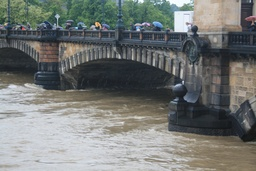
#> input picture src/flood_75.jpg, 256 x 171 px, shrunk from 1920 x 1280 before the run
$ python segementv2.py
#> lines starting #> are read from the running program, lines starting #| are printed output that depends on the picture
import numpy as np
import matplotlib.pyplot as plt
from sklearn.cluster import KMeans
from sklearn.metrics import silhouette_score
from skimage import io
from skimage.color import rgb2lab, lab2rgb  # Import lab2rgb directly
import cv2
from PIL import Image

def segment_image_with_kmeans(image_path, k_range=(2, 10), random_state=42):
    """
    Segment an image using K-means clustering with automatic K selection based on silhouette score.

    Parameters:
    -----------
    image_path : str
        Path to the input image
    k_range : tuple
        Range of K values to try (min, max)
    random_state : int
        Random seed for reproducibility

    Returns:
    --------
    segmented_image : numpy.ndarray
        The segmented image where each pixel is replaced with its cluster center
    best_k : int
        The optimal number of clusters
    silhouette_scores : dict
        Dictionary of silhouette scores for each K value
    """
    # Read the image
    img = io.imread(image_path)

    # Reshape the image to a 2D array of pixels
    height, width, channels = img.shape
    pixels = img.reshape(-1, channels)

    # Convert to LAB color space (better for color segmentation)
    pixels_lab = rgb2lab(pixels.reshape(-1, 3).astype(float) / 255.0)

    # Try different K values and compute silhouette scores
    silhouette_scores = {}
    labels_dict = {}
    kmeans_dict = {}

    for k in range(k_range[0], k_range[1] + 1):
        print(f"Trying K = {k}...")

        # Apply K-means clustering
        kmeans = KMeans(n_clusters=k, random_state=random_state, n_init=10)
        labels = kmeans.fit_predict(pixels_lab)

        # Calculate silhouette score if k > 1
        if k > 1:
            # Use a subset of pixels for silhouette calculation if the image is large
            sample_size = min(10000, len(pixels_lab))
            indices = np.random.choice(len(pixels_lab), sample_size, replace=False)
            score = silhouette_score(pixels_lab[indices], labels[indices])
            silhouette_scores[k] = score
            print(f"K = {k}, Silhouette Score = {score:.4f}")
        else:
            silhouette_scores[k] = -1  # Invalid score for k=1

        labels_dict[k] = labels
        kmeans_dict[k] = kmeans

    # Find the K with the highest silhouette score
    best_k = max(silhouette_scores, key=silhouette_scores.get)
    print(f"Best K = {best_k} with Silhouette Score = {silhouette_scores[best_k]:.4f}")

    # Get the labels and cluster centers for the best K
    labels = labels_dict[best_k]
    kmeans = kmeans_dict[best_k]

    # Convert cluster centers back to RGB
    centers = kmeans.cluster_centers_
    centers_rgb = (np.clip(lab2rgb(centers.reshape(-1, 1, 3)), 0, 1) * 255).astype(np.uint8)  # Fixed line
    centers_rgb = centers_rgb.reshape(-1, 3)

    # Create segmented image by replacing each pixel with its corresponding cluster center
    segmented_pixels = centers_rgb[labels]
    segmented_image = segmented_pixels.reshape(height, width, channels)

    return segmented_image, best_k, silhouette_scores

def plot_results(original_image, segmented_image, silhouette_scores, best_k):
    """
    Plot the original image, segmented image, and silhouette scores.
    """
    plt.figure(figsize=(15, 10))

    # Plot original image
    plt.subplot(1, 3, 1)
    plt.imshow(original_image)
    plt.title('Original Image')
    plt.axis('off')

    # Plot segmented image
    plt.subplot(1, 3, 2)
    plt.imshow(segmented_image)
    plt.title(f'Segmented Image (K = {best_k})')
    plt.axis('off')

    # Plot silhouette scores
    plt.subplot(1, 3, 3)
    k_values = list(silhouette_scores.keys())
    scores = list(silhouette_scores.values())

    # Remove invalid score for k=1 if present
    if silhouette_scores.get(1, 0) == -1:
        k_values = k_values[1:]
        scores = scores[1:]

    plt.plot(k_values, scores, 'bo-')
    plt.xlabel('Number of Clusters (K)')
    plt.ylabel('Silhouette Score')
    plt.title('Silhouette Score vs. K')
    plt.grid(True)

    plt.tight_layout()
    plt.show()

def main():
    """
    Main function to run the image segmentation process.
    """
    # Replace with your image path
    image_path = "flood_75.jpg"

    # Read the original image for display
    original_image = io.imread(image_path)
#> original_image is the input picture: shape (171, 256, 3); mean R, G, B 115.7, 119.1, 116.8

    # Segment the image
    segmented_image, best_k, silhouette_scores = segment_image_with_kmeans(
        image_path=image_path,
        k_range=(2, 10),  # Try K from 2 to 10
        random_state=42
    )
#> the loop in segment_image_with_kmeans, `for k in range(k_range[0], k_range[1] + 1):` made 9 passes
#> score on passes 1 to 9: 0.553, 0.538, 0.485, 0.505, 0.472, 0.459, 0.428, 0.446, 0.419
#| K = 2, Silhouette Score = 0.5528
#| K = 3, Silhouette Score = 0.5380
#| K = 4, Silhouette Score = 0.4853
#| K = 5, Silhouette Score = 0.5051
#| K = 6, Silhouette Score = 0.4721
#| K = 7, Silhouette Score = 0.4593
#| K = 8, Silhouette Score = 0.4278
#| K = 9, Silhouette Score = 0.4461
#> (further printed lines are left out)
#> after the loop in segment_image_with_kmeans, `for k in range(k_range[0], k_range[1] + 1):`: kmeans_dict = 9 items
#> in segment_image_with_kmeans, `best_k = max(silhouette_scores, key=silhouette_scores.get)`: best_k = 2
#| Best K = 2 with Silhouette Score = 0.5528
#> in segment_image_with_kmeans, `centers = kmeans.cluster_centers_`: centers = [[70.1, -0.909, 2.95], [29.29, -2.13, -1.21]]
#> in segment_image_with_kmeans, `centers_rgb = (np.clip(lab2rgb(centers.reshape(-1, 1, 3)), 0, 1) * 255..`: centers_rgb = [[172, 171, 165], [64, 70, 70]]
#> in segment_image_with_kmeans, `segmented_image = segmented_pixels.reshape(height, width, channels)`:
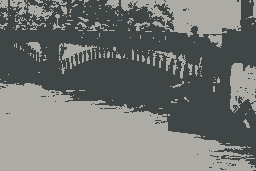
#> segmented_image: shape (171, 256, 3); mean of channels 0, 1, 2 115.3, 118, 115.1; drawn as R, G, B
#> best_k = 2; silhouette_scores = 9 items

    # Plot results
    plot_results(original_image, segmented_image, silhouette_scores, best_k)
#> in plot_results, `k_values = list(silhouette_scores.keys())`: k_values = [2, 3, 4, 5, 6, 7, 8, 9, 10]
#> in plot_results, `scores = list(silhouette_scores.values())`: scores = [0.553, 0.538, 0.485, 0.505, 0.472, 0.459, 0.428, 0.446, 0.419]
#> in plot_results, `plt.show()`:
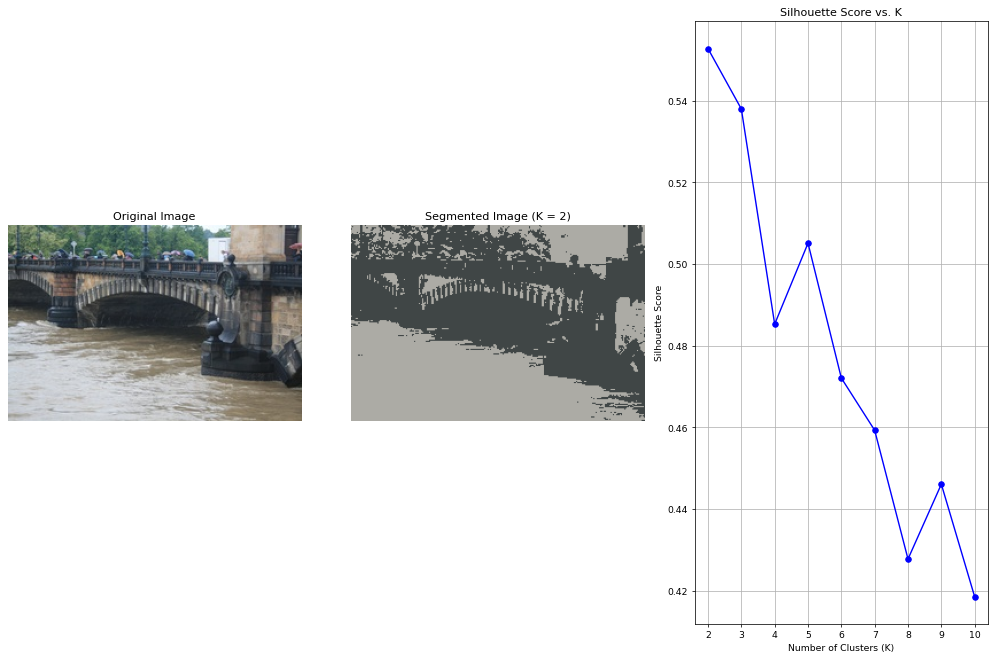
#> figure drawn by matplotlib, 3 panels

    # Save the segmented image
    output_path = f"segmented_k{best_k}.jpg"
#> output_path = 'segmented_k2.jpg'
    io.imsave(output_path, segmented_image)
    print(f"Segmented image saved to {output_path}")
#| Segmented image saved to segmented_k2.jpg

if __name__ == "__main__":
    main()
